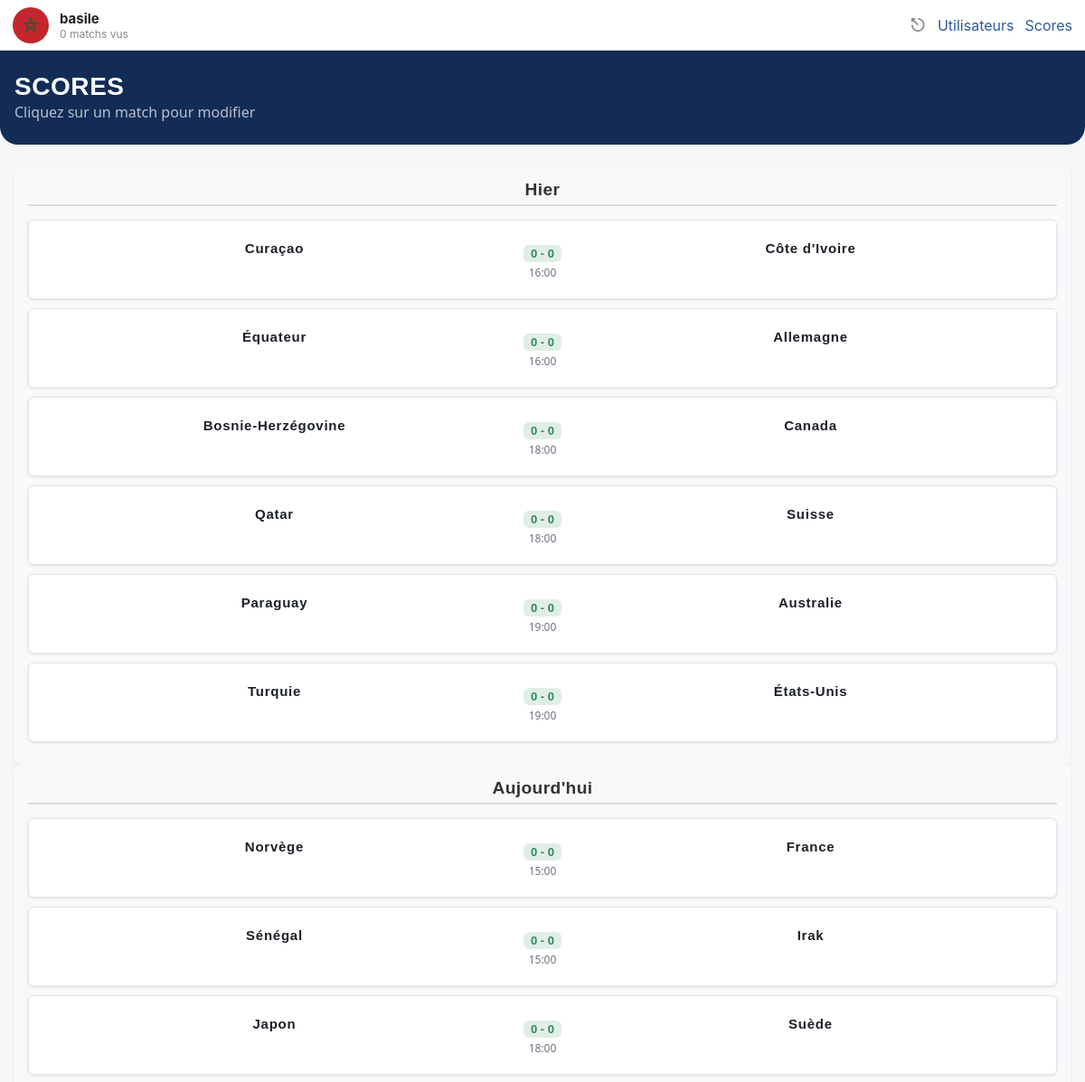
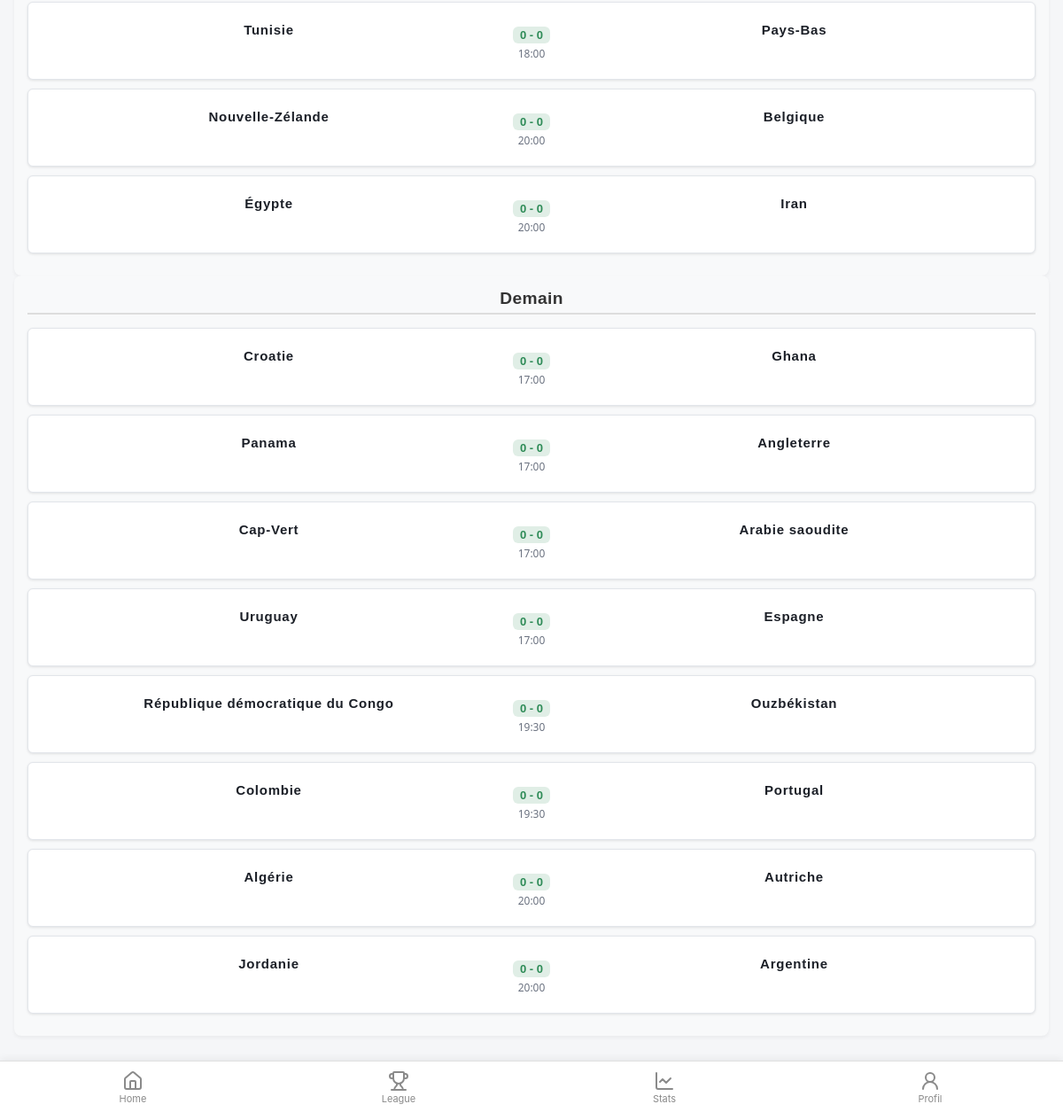
The app's page /index.php?view=scores (signed in), older data (2 pictures, top to bottom).
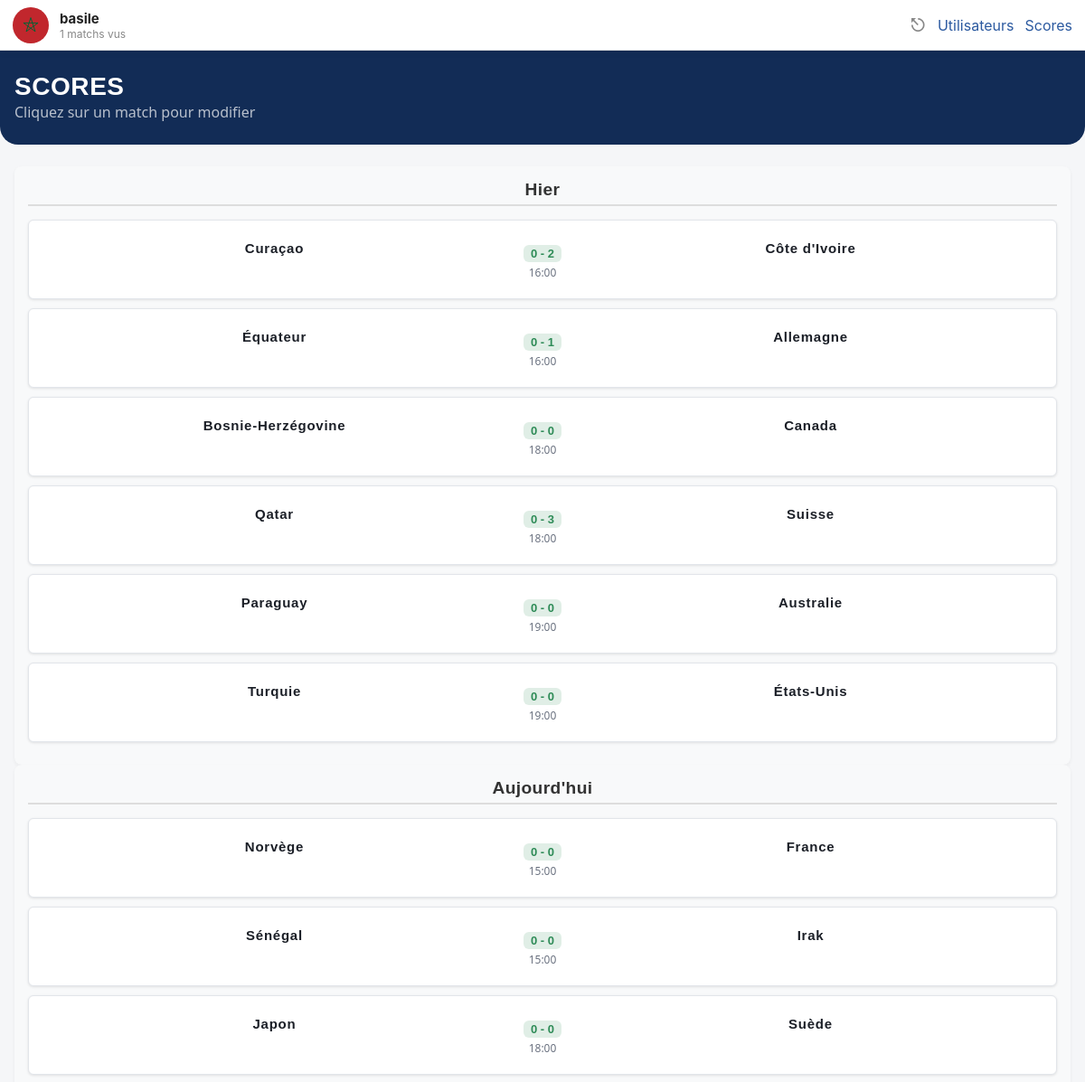
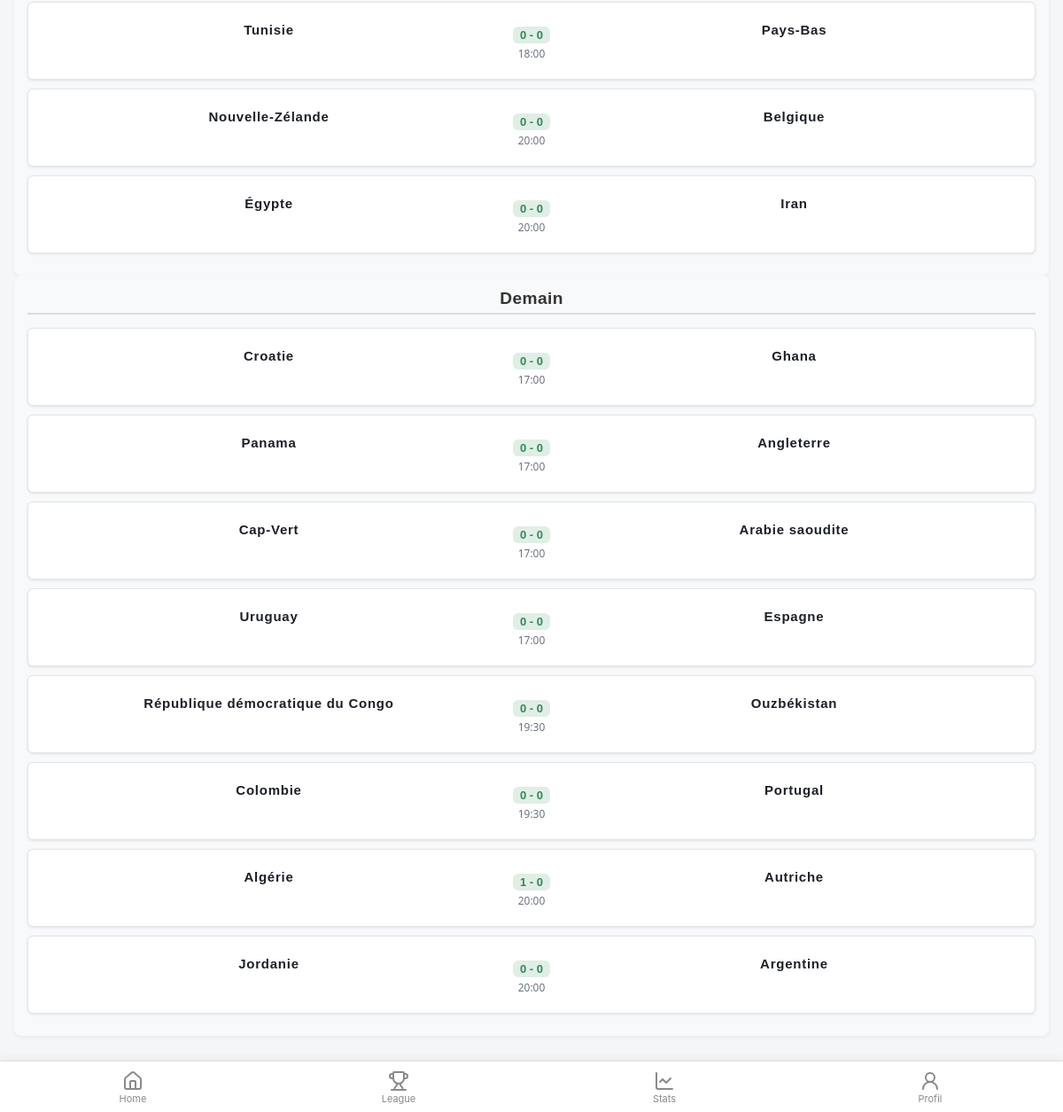
The same page, newer data (2 pictures, top to bottom).
### tables this page shows
CREATE TABLE `UTILISATEUR` (
  `id` int NOT NULL,
  `pseudo` varchar(50) NOT NULL,
  `mot_de_passe` varchar(255) NOT NULL,
  `equipe_pref_id` int DEFAULT NULL,
  `joueur_pref_id` int DEFAULT NULL,
  `pdp` varchar(255) NOT NULL,
  `admin` tinyint(1) NOT NULL DEFAULT '0',
  `blacklist` tinyint(1) NOT NULL DEFAULT '0'
);

CREATE TABLE `MATCHS` (
  `id` int NOT NULL,
  `date_match` datetime NOT NULL,
  `equipe_dom_id` int DEFAULT NULL,
  `equipe_ext_id` int DEFAULT NULL,
  `score_dom` int DEFAULT '0',
  `score_ext` int DEFAULT '0',
  `mvpfifa_id` int NOT NULL DEFAULT '-1'
);

CREATE TABLE `EQUIPE` (
  `id` int NOT NULL,
  `nom` varchar(100) NOT NULL,
  `pays` varchar(100) NOT NULL,
  `poule` varchar(10) DEFAULT NULL,
  `image_drapeau` varchar(255) NOT NULL
);

### libs/maLibUtils.php (called while the page is built, shortened)
<?php
function valider($nom,$type="REQUEST")
{
	switch($type)
	{
		case 'REQUEST':
		if(isset($_REQUEST[$nom]) && !($_REQUEST[$nom] == ""))
			return proteger($_REQUEST[$nom]);
		break;
		case 'SESSION':
		if(isset($_SESSION[$nom]) && !($_SESSION[$nom] == ""))
			return $_SESSION[$nom];
		break;
	}
	return false;
}
function proteger($str)
{
	if (is_array($str))
	{
		$nextTab = array();
		foreach($str as $cle => $val)
		{
			$nextTab[$cle] = addslashes($val);
		}
		return $nextTab;
	}
	else
		return addslashes ($str);
}
?>

### libs/maLibSQL.pdo.php (called while the page is built, shortened)
<?php
function SQLGetChamp($sql)
{
	global $BDD_host;
	global $BDD_base;
	global $BDD_user;
	global $BDD_password;
	try {
		$dbh = new PDO("mysql:host=$BDD_host;dbname=$BDD_base", $BDD_user, $BDD_password);
	} catch (PDOException $e) {
		die("<font color=\"red\">SQLGetChamp: Erreur de connexion : " . $e->getMessage() . "</font>");
	}
	$dbh->exec("SET CHARACTER SET utf8");
	$res = $dbh->query($sql);
	$num = $res->rowCount();
	$res->setFetchMode(PDO::FETCH_NUM);
	$ligne = $res->fetch();
	if ($ligne == false) return false;
	else return $ligne[0];
}
function SQLSelect($sql)
{
 	global $BDD_host;
	global $BDD_base;
 	global $BDD_user;
 	global $BDD_password;
	try {
		$dbh = new PDO("mysql:host=$BDD_host;dbname=$BDD_base", $BDD_user, $BDD_password);
	} catch (PDOException $e) {
		die("<font color=\"red\">SQLSelect: Erreur de connexion : " . $e->getMessage() . "</font>");
	}
	$dbh->exec("SET CHARACTER SET utf8");
	$res = $dbh->query($sql);
	$num = $res->rowCount();
	if ($num==0) return false;
	else return $res;
}
function parcoursRs($result)
{
	if  ($result == false) return array();
	$result->setFetchMode(PDO::FETCH_ASSOC);
	while ($ligne = $result->fetch())
		$tab[]= $ligne;
	return $tab;
}
?>

### libs/modele.php (called while the page is built, shortened)
<?php
include_once(__DIR__ . "/maLibSQL.pdo.php");
function getProfil($idUser)
{
    $SQL = "SELECT U.id, U.pseudo, U.pdp, U.equipe_pref_id, U.joueur_pref_id,
				   E.nom AS equipe_nom, E.image_drapeau,
				   J.prenom AS joueur_prenom, J.nom AS joueur_nom, J.image_joueur
            FROM UTILISATEUR U
            LEFT JOIN EQUIPE E ON E.id = U.equipe_pref_id
            LEFT JOIN JOUEUR J ON J.id = U.joueur_pref_id
            WHERE U.id = '$idUser'";
    $rs = parcoursRs(SQLSelect($SQL));
    return (count($rs) > 0) ? $rs[0] : false;
}
function getStatsProfil($idUser)
{
    $nbVus = SQLGetChamp("SELECT COUNT(*) FROM AVIS_MATCH WHERE user_id='$idUser' AND vu_ou IS NOT NULL");
    if (!$nbVus) $nbVus = 0;
    $SQL = "SELECT J.prenom, J.nom, COUNT(*) AS nb
            FROM AVIS_MATCH A
            JOIN JOUEUR J ON J.id = A.mvp_id
            WHERE A.user_id='$idUser' AND A.mvp_id IS NOT NULL
            GROUP BY A.mvp_id ORDER BY nb DESC LIMIT 1";
    $rs = parcoursRs(SQLSelect($SQL));
    $mvp = (count($rs) > 0) ? $rs[0]['prenom'] . ' ' . $rs[0]['nom'] : 'Aucun';
    $SQL = "SELECT E.nom, COUNT(*) AS nb
            FROM AVIS_MATCH A
            JOIN MATCHS M ON M.id = A.match_id
            JOIN EQUIPE E ON E.id = M.equipe_dom_id OR E.id = M.equipe_ext_id
            WHERE A.user_id='$idUser' AND A.vu_ou IS NOT NULL
            GROUP BY E.id ORDER BY nb DESC LIMIT 1";
    $rs = parcoursRs(SQLSelect($SQL));
    $equipePlusVue = (count($rs) > 0) ? $rs[0]['nom'] : 'Aucune';
    $noteMoy = SQLGetChamp("SELECT ROUND(AVG(note_match),1) FROM AVIS_MATCH WHERE user_id='$idUser' AND note_match IS NOT NULL");
    if (!$noteMoy) $noteMoy = 'N/A';
    $nbStade = SQLGetChamp("SELECT COUNT(*) FROM AVIS_MATCH WHERE user_id='$idUser' AND vu_ou='stade'");
    if (!$nbStade) $nbStade = 0;
    return compact('nbVus', 'mvp', 'equipePlusVue', 'noteMoy', 'nbStade');
}
function listerMatchsTroisJours() {
    $sql = "SELECT
                m.id,
                m.date_match,
                m.score_dom,
                m.score_ext,
                e1.nom AS equipe_dom,
                e2.nom AS equipe_ext
            FROM MATCHS m
            JOIN EQUIPE e1 ON m.equipe_dom_id = e1.id
            JOIN EQUIPE e2 ON m.equipe_ext_id = e2.id
            WHERE m.date_match BETWEEN DATE_SUB(CURDATE(), INTERVAL 1 DAY)
                                  AND DATE_ADD(CURDATE(), INTERVAL 2 DAY)
            ORDER BY m.date_match ASC";
    return parcoursRS(SQLSelect($sql));
}
?>

### templates/scores.php (the view, shortened to what this page needs)
    <?php
$tousLesMatchs = listerMatchsTroisJours();
$hier       = date('Y-m-d', strtotime('-1 day'));
$aujourdhui = date('Y-m-d');
$demain     = date('Y-m-d', strtotime('+1 day'));
$colonnes = [
    'Hier'        => [],
    "Aujourd'hui" => [],
    'Demain'      => [],
];
foreach ($tousLesMatchs as $match) {
    $date = date('Y-m-d', strtotime($match['date_match']));
    if ($date === $hier)           $colonnes['Hier'][]        = $match;
    elseif ($date === $aujourdhui) $colonnes["Aujourd'hui"][] = $match;
    elseif ($date === $demain)     $colonnes['Demain'][]      = $match;
}
?>
<div class="top-bar">
    <h1>Scores</h1>
    <p>Cliquez sur un match pour modifier</p>
</div>
<div class="container">
    <div class="dashboard-matchs">
    <?php foreach ($colonnes as $titre => $matchs): ?>
        <div class="colonne-matchs">
            <h2><?= $titre ?></h2>
            <?php if (empty($matchs)): ?>
                <p class="text-muted">Aucun match</p>
            <?php else: ?>
                <?php foreach ($matchs as $m):
                    $scoreSet = ($m['score_dom'] !== null && $m['score_ext'] !== null);
                    $score    = $scoreSet ? $m['score_dom'].' - '.$m['score_ext'] : '? - ?';
                ?>
                    <div class="card match-card"
                         data-nom="<?= htmlspecialchars(strtolower($m['equipe_dom'].' '.$m['equipe_ext'])) ?>"
                         onclick="ouvrirFermer(this, <?= $m['id'] ?>)">
                        <div class="match-card__score">
                            <div class="match-card__team"><?= htmlspecialchars($m['equipe_dom']) ?></div>
                            <div class="match-card__value">
                                <span class="badge <?= $scoreSet ? 'badge--success' : 'badge--rating' ?>">
                                    <?= $score ?>
                                </span>
                            </div>
                            <div class="match-card__team"><?= htmlspecialchars($m['equipe_ext']) ?></div>
                        </div>
                        <div class="match-card__date"><?= date('H:i', strtotime($m['date_match'])) ?></div>
                    </div>
                <?php endforeach; ?>
            <?php endif; ?>
        </div>
    <?php endforeach; ?>
    </div>
</div>

### templates/header.php (shortened to what this page needs)
<!DOCTYPE html PUBLIC "-//W3C//DTD XHTML 1.0 Strict//EN" "http://www.w3.org/TR/xhtml1/DTD/xhtml1-strict.dtd">
<html xmlns="http://www.w3.org/1999/xhtml">
<head>
	<link rel="stylesheet" type="text/css" href="css/style.css?v=6">
</head>
<body>
<?php
include_once "libs/modele.php";
?>
<div id="entete">
	<?php if (valider("connecte", "SESSION")) :
		$idMoi  = valider("idUser", "SESSION");
		$profil = getProfil($idMoi);
		$stats  = getStatsProfil($idMoi);
		$pp = $profil['pdp'] ? $profil['pdp'] : 'default.png';
	?>
		<img class="entete-pp" src="ressources/images_drapeaux/<?php echo htmlspecialchars($pp); ?>" alt="" />
		<div class="entete-info">
			<span class="entete-pseudo"><?php echo htmlspecialchars($profil['pseudo']); ?></span>
			<span class="entete-stat"><?php echo (int) $stats['nbVus']; ?> matchs vus</span>
		</div>
		<a class="entete-logout" href="controleur.php?action=Logout" aria-label="Déconnexion">⎋</a>
	<?php else : ?>
		<a class="entete-login" href="index.php?view=login">Se connecter</a>
	<?php endif; ?>
	<?php
	if (valider("isAdmin","SESSION")){
		echo '<a href="index.php?view=users">Utilisateurs</a>';
		echo '<a href="index.php?view=scores">Scores</a>';
	} ?>
</div>

### index.php (shortened to what this page needs)
<?php
	include_once "libs/maLibUtils.php";
	include_once "libs/modele.php";
	include("templates/header.php");
	$view = valider("view");
	switch($view)
	{
		default :
			if (file_exists("templates/$view.php"))
				include("templates/$view.php");
	}
	include("templates/footer.php");
?>

### templates/barre.php (shortened to what this page needs)
<?php
$vueCourante = valider("view");
function ongletActif($vue, $vueCourante) {
	return ($vue == $vueCourante) ? "actif" : "";
}
?>
<nav id="barreBas">
	<a href="index.php?view=accueil" class="<?php echo ongletActif('accueil', $vueCourante); ?>">
		<span>Home</span>
	</a>
	<a href="index.php?view=leagues" class="<?php echo ongletActif('leagues', $vueCourante); ?>">
		<span>League</span>
	</a>
	<a href="index.php?view=stats" class="<?php echo ongletActif('stats', $vueCourante); ?>">
		<svg xmlns="http://www.w3.org/2000/svg" width="24" height="24" viewBox="0 0 24 24" fill="none" stroke="currentColor" stroke-width="2" stroke-linecap="round" stroke-linejoin="round" class="lucide lucide-chart-line-icon lucide-chart-line"><path d="M3 3v16a2 2 0 0 0 2 2h16"/><path d="m19 9-5 5-4-4-3 3"/></svg>
		<span>Stats</span>
	</a>
	<a href="index.php?view=profil" class="<?php echo ongletActif('profil', $vueCourante); ?>">
		<svg xmlns="http://www.w3.org/2000/svg" width="24" height="24" viewBox="0 0 24 24" fill="none" stroke="currentColor" stroke-width="2" stroke-linecap="round" stroke-linejoin="round" class="lucide lucide-user-round-icon lucide-user-round"><circle cx="12" cy="8" r="5"/><path d="M20 21a8 8 0 0 0-16 0"/></svg>
		<span>Profil</span>
	</a>
</nav>

### templates/footer.php (shortened to what this page needs)
<?php
include("templates/barre.php");
?>
</body>
</html>

### css/style.css (style rules this page uses)
body { padding-top:56px; padding-bottom:70px; }
#barreBas { position:fixed; bottom:0; left:0; right:0; display:flex; height:58px; background:#ffffff; border-top:1px solid #e0e0e0; box-shadow:0 -2px 8px rgba(0,0,0,0.06); z-index:1000; }
#barreBas a { flex:1; display:flex; flex-direction:column; align-items:center; justify-content:center; gap:3px; text-decoration:none; color:#8a8a8a; font-size:11px; font-family:-apple-system, system-ui, sans-serif; float:none; margin:0; }
#barreBas a svg { width:24px; height:24px; }
#barreBas a span { line-height:1; }
#entete { position: fixed; top:0; left:0; right:0; height: 56px; display: flex; align-items: center; gap: 12px; padding: 0 14px; background: #fff; border-bottom: 1px solid #e0e0e0; box-shadow: 0 2px 8px rgba(0,0,0,0.06); z-index: 1000; font-family: -apple-system, system-ui, sans-serif; }
.entete-pp { width:40px; height:40px; border-radius:50%; object-fit:cover; background:#eee; }
.entete-info { display:flex; flex-direction:column; flex:1; }
.entete-pseudo { font-weight:bold; font-size:15px; color:#222; }
.entete-stat { font-size:12px; color:#888; }
.entete-logout { font-size:20px; color:#888; text-decoration:none; }
:root { --color-primary: #122C56; --color-primary-light: #2C5AA0; --color-accent: #F0A202; --color-success: #2E8B57; --color-danger: #D7263D; --color-bg: #F5F6F8; --color-surface: #FFFFFF; --color-border: #E2E5EA; --color-text: #1B1F27; --color-text-muted: #6B7280; --color-on-primary: #FFFFFF; --font-display: 'Oswald', sans-serif; --font-body: 'Work Sans', system-ui, sans-serif; --container-width: 480px; --nav-height: 64px; --radius-sm: 6px; --radius-md: 12px; --radius-lg: 20px; --shadow-card: 0 2px 10px rgba(18, 44, 86, 0.08); --space-xs: 4px; --space-sm: 8px; --space-md: 16px; --space-lg: 24px; --space-xl: 32px; }
*, *::before, *::after { box-sizing: border-box; }
body { margin: 0; font-family: var(--font-body); color: var(--color-text); background: var(--color-bg); -webkit-font-smoothing: antialiased; }
h1, h2, h3, h4 { font-family: var(--font-display); font-weight: 600; margin: 0 0 var(--space-sm); letter-spacing: 0.02em; color: var(--color-primary); }
h1 { font-size: 28px; text-transform: uppercase; }
h2 { font-size: 20px; }
p { margin: 0 0 var(--space-sm); line-height: 1.5; }
a { color: var(--color-primary-light); text-decoration: none; }
.container { padding: var(--space-md); }
.top-bar { background: var(--color-primary); color: var(--color-on-primary); padding: var(--space-lg) var(--space-md); border-radius: 0 0 var(--radius-lg) var(--radius-lg); }
.top-bar h1 { color: var(--color-on-primary); margin: 0; }
.top-bar p { color: rgba(255,255,255,0.7); margin: 0; }
.card { background: var(--color-surface); border: 1px solid var(--color-border); border-radius: var(--radius-md); box-shadow: var(--shadow-card); padding: var(--space-md); margin-bottom: var(--space-md); }
.match-card { padding: var(--space-md); }
.match-card__date { font-size: 12px; color: var(--color-text-muted); margin-bottom: var(--space-sm); }
.match-card__score { display: grid; grid-template-columns: 1fr auto 1fr; align-items: center; gap: var(--space-md); text-align: center; }
.match-card__team { font-family: var(--font-display); font-weight: 600; font-size: 15px; letter-spacing: 0.05em; }
.match-card__value { font-family: var(--font-display); font-size: 32px; font-weight: 700; color: var(--color-primary); }
.badge { display: inline-flex; align-items: center; justify-content: center; min-width: 36px; padding: 2px 8px; border-radius: var(--radius-sm); font-family: var(--font-display); font-weight: 600; font-size: 13px; }
.badge--success { background: rgba(46, 139, 87, 0.15); color: var(--color-success); }
.colonne-matchs { flex: 1; background-color: #f8f9fa; border-radius: 8px; padding: 15px; box-shadow: 0 2px 4px rgba(0,0,0,0.05); }
.colonne-matchs h2 { text-align: center; font-size: 1.2rem; color: #333; margin-bottom: 15px; border-bottom: 2px solid #ddd; padding-bottom: 5px; }
.match-card { background: #ffffff; padding: 12px; border-radius: 6px; margin-bottom: 10px; text-align: center; box-shadow: 0 1px 3px rgba(0,0,0,0.1); transition: transform 0.2s; }

Row changes from the older to the newer data that the page shows:
changed matchs "Curaçao": score "0 - 0" → "0 - 2"
changed matchs "Équateur": score "0 - 0" → "0 - 1"
changed matchs "Qatar": score "0 - 0" → "0 - 3"
changed matchs "Algérie": score "0 - 0" → "1 - 0"
Text that changed along with them:
$stats['nbVus']: "0" → "1"
